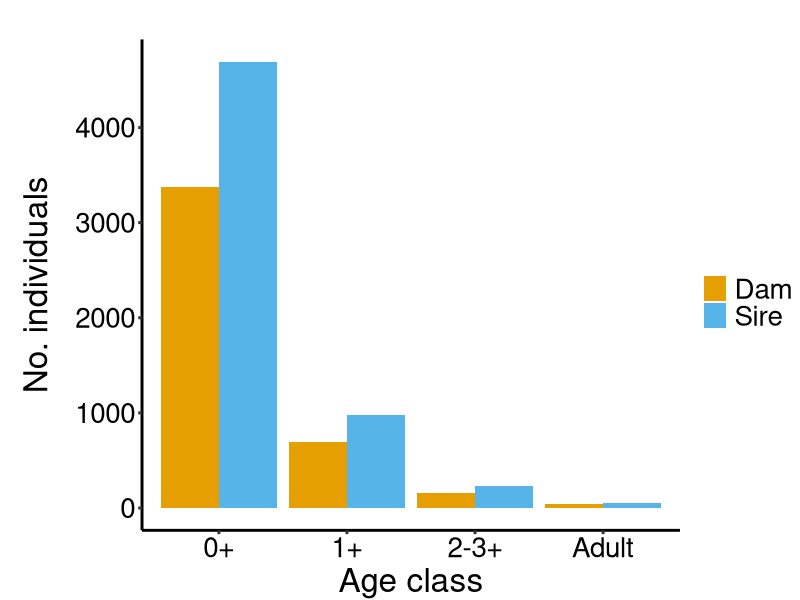

Source code (R):
#parentage dataset conservative

#packages
library (tidyverse)

#database
Uts_parentage_conserved <- read.csv("Data/Uts_parentage_conserved_21.06.22.csv")

#colorblind palette
cbPalette <- c("#E69F00", "#56B4E9", "#009E73", "#0072B2", "#D55E00", "#CC79A7","#999999", "#F0E442")

#fix dataset, sex.dam = False
Uts_parentage_conserved <- Uts_parentage_conserved %>%
  mutate(sex.dam = replace(sex.dam, sex.dam == "FALSE", "F"))

#offspring classes assigned to sires/dams
#dams
Uts_parentage_conserved_classfreqF <- Uts_parentage_conserved %>%
  group_by(sex.dam, class.cor.off) %>%
  filter(!is.na(sex.dam)) %>%
  rename(sex = sex.dam) %>%
  tally() 

#sires
Uts_parentage_conserved_classfreqM <- Uts_parentage_conserved %>%
  group_by(sex.sire, class.cor.off) %>%
  filter(!is.na(sex.sire)) %>%
  rename(sex = sex.sire) %>%
  tally() 

#merge datasets
Uts_Parentage_classfreq <- bind_rows(Uts_parentage_conserved_classfreqF, Uts_parentage_conserved_classfreqM)

#count offspring
Uts_Parentage_classfreq %>% tally(n)

#create grouped bar plot of #collected individuals/year/class
p.classfreq <-  ggplot(Uts_Parentage_classfreq, aes(y=n, x=class.cor.off, fill = sex)) +geom_bar(stat = "identity", position = "dodge") +
  labs(x="Age class", y="No. individuals") + 
  scale_fill_manual(values=cbPalette, name = "", labels = c("Dam", "Sire")) +
  theme(plot.title=element_text(size=36, hjust=-0.5), legend.title=element_text(size=20), legend.text=element_text(size=20)) +
  theme(axis.title.x = element_text(size=24)) +  theme(axis.text.x = element_text(size=20, color="black")) +
  theme(axis.title.y = element_text(size=24, vjust=3, angle = 90)) +  theme(axis.text.y = element_text(size=20, color="black")) +
  theme(axis.line = element_line(size = 1)) + theme(axis.ticks = element_line(size=1)) +
  theme(panel.grid.major = element_blank(),
        panel.grid.minor = element_blank(),
        panel.border = element_blank(),
        panel.background = element_blank(),
        plot.margin=unit(c(1,0,0,1), "cm"))
#show graph
p.classfreq

#reformat table
class.freq.wide <- Uts_Parentage_classfreq %>%
  pivot_wider(
    names_from = c(sex),
    names_sep = "_",
    values_from = n) 

#fix row names 
class.freq.wide2 <- class.freq.wide %>% remove_rownames %>% column_to_rownames(var="class.cor.off")

#chi square  
chisq.test(class.freq.wide2) 

#calculate % for each sex
Uts_Parentage_classfreq %>% group_by(sex) %>% mutate(total = sum(n)) %>% mutate(percent = n/total*100)

